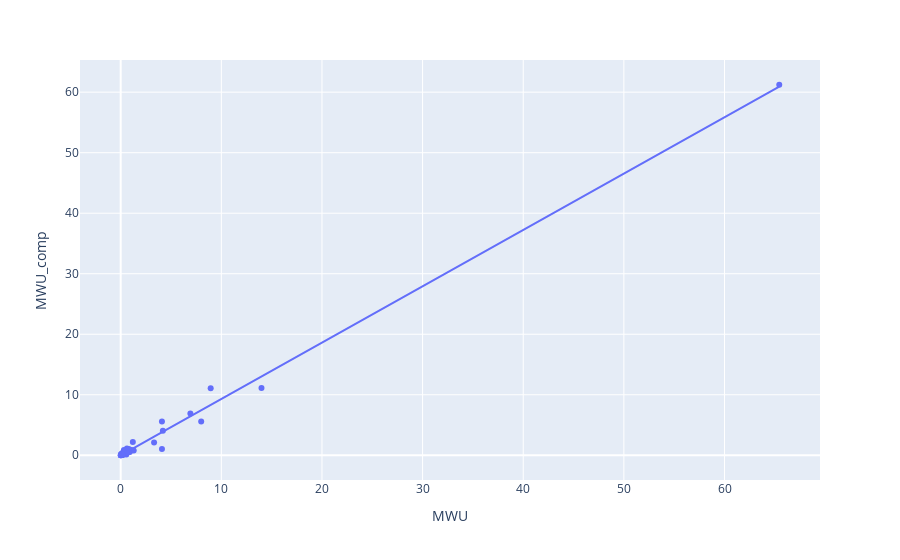

The notebook cell this image was saved under:
### Code cell
px.scatter(df, x='MWU', y='MWU_comp', trendline='ols')
